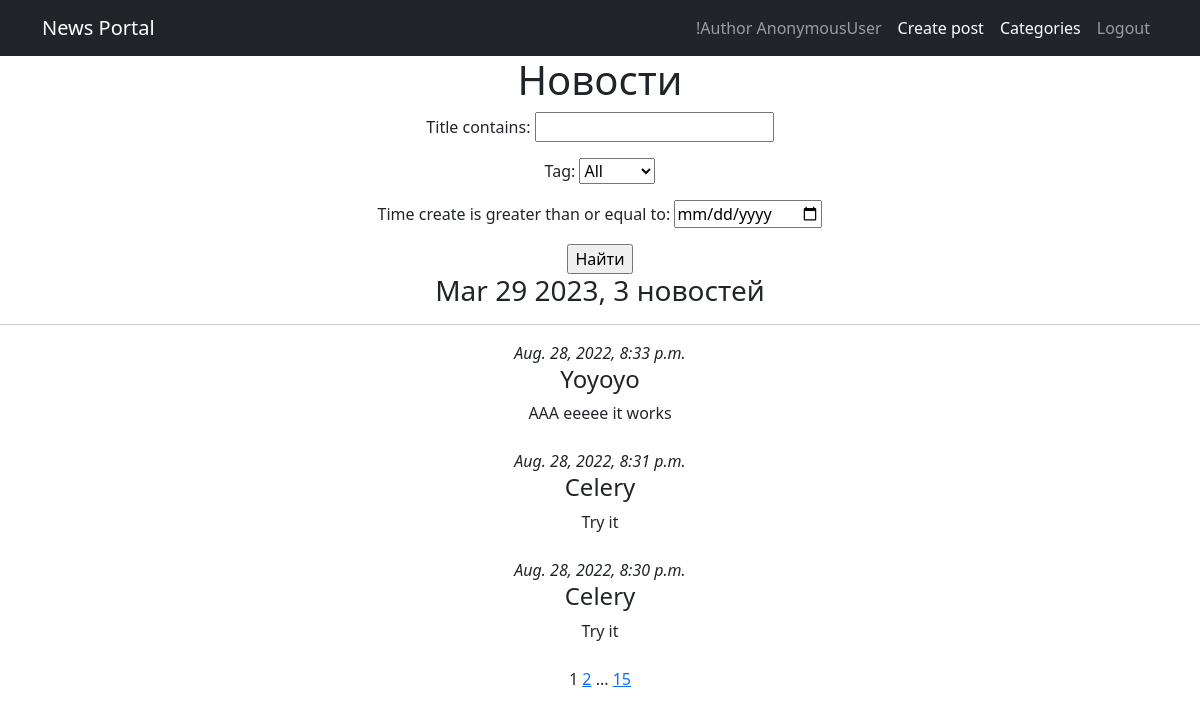
Page /news/search/ on the earlier database version.
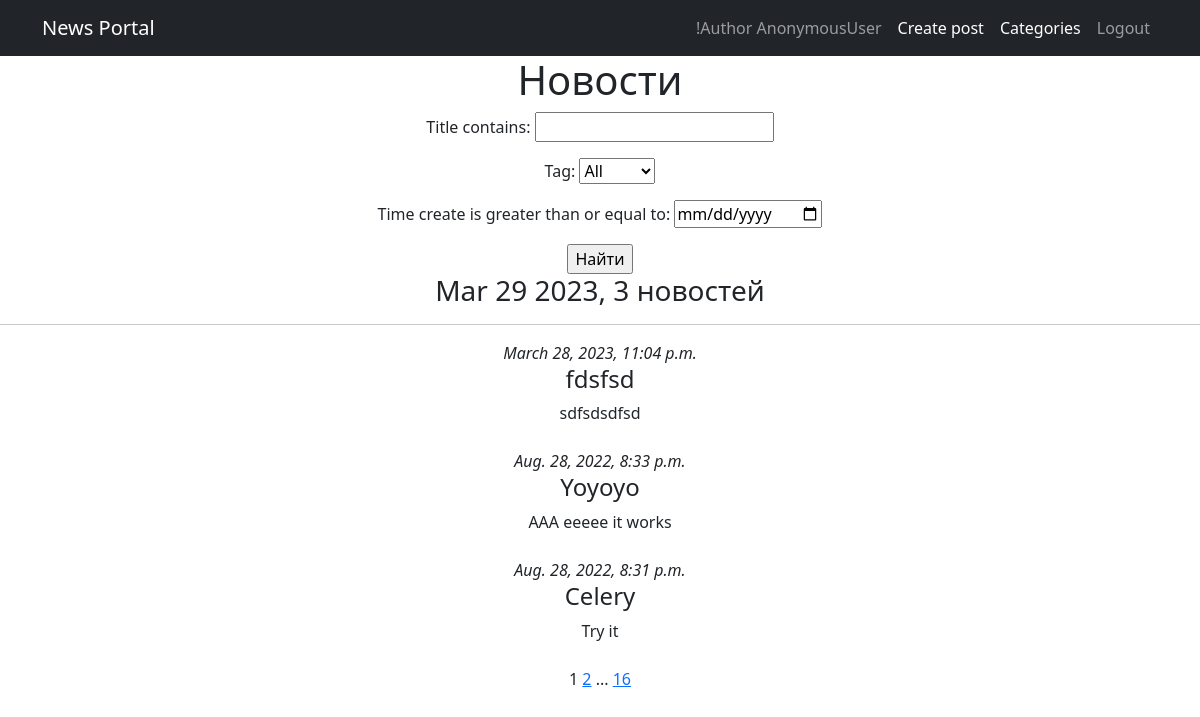
Same page on the later database version.
### news/models.py (models this page shows, shortened)
class Post(models.Model):
    article = 'AR'
    news = 'NW'
    POSTKINDS = [
        (article, 'Статья'),
        (news, 'Новость')
    ]
    author = models.ForeignKey('Author', on_delete=models.CASCADE, related_name='posts')
    category = models.ManyToManyField('Category', through='PostCategory')
    post_kind = models.CharField(max_length=2,
                                 choices=POSTKINDS,
                                 default=article)
    time_create = models.DateTimeField(auto_now=True)
    title = models.CharField(max_length=255)
    text = models.TextField()
    rating = models.IntegerField(default=0)

### news/views.py (the view)
# urls.py: path('search/', PostSearch.as_view(), name='post_search'),
class PostSearch(ListView):
    model = Post
    ordering = '-time_create'
    template_name = 'post_search.html'
    context_object_name = 'post_search'
    paginate_by = 3
    def get_queryset(self):
        queryset = super().get_queryset()
        self.filterset = PostFilter(self.request.GET, queryset)
        return self.filterset.qs
    def get_context_data(self, **kwargs):
        context = super().get_context_data(**kwargs)
        context['time_now'] = datetime.utcnow()
        context['filterset'] = self.filterset
        return context

### news/models.py (called while the page is built)
    def __str__(self):
        return f'{self.category_name}'

### news/templatetags/custom_filters.py (called while the page is built)
@register.filter()
def censor(text):
    if not type(text) == str:
        raise ValueError('Filter censor gets strings only.')
    censed_text = ''
    words = re.findall(r'[0-9]+|[A-z]+|[А-яё]+|\S| |', text)
    for word in words:
        if word.lower() in CENS_WORDS:
            word = word[0] + '*' * (len(word) - 2) + word[-1]
        censed_text += word
    return censed_text

### news/templatetags/custom_tags.py (called while the page is built)
@register.simple_tag(takes_context=True)
def url_replace(context, **kwargs):
    d = context['request'].GET.copy()
    for k, v in kwargs.items():
        d[k] = v
    return d.urlencode()

### templates/post_search.html (shortened to what this page needs)
{% extends 'flatpages/default.html' %}
{% load custom_filters %}
{% load custom_tags %}
{% block content %}
   <h1>Новости</h1>
   <form action="" method="get">
       {{ filterset.form.as_p }}
       <input type="submit" value="Найти" />
   </form>
   <h3>{{ time_now|date:'M d Y' }}, {{post_search|length}} новостей</h3>
   <hr>
   {% if post_search %}
       {% for post in post_search %}
            <i>{{ post.time_create }}</i>
            <h4>{{ post.title|censor }}</h4>
            {{ post.text|truncatewords:20|censor }}
       {% endfor %}
       {{ page_obj.number }}
       {% if page_obj.has_next %}
           <a href="?{% url_replace page=page_obj.next_page_number %}">{{ page_obj.next_page_number }}</a>
           {% if paginator.num_pages != page_obj.next_page_number %}
               ...
               <a href="?{% url_replace page=page_obj.paginator.num_pages %}">{{ page_obj.paginator.num_pages }}</a>
           {% endif %}
       {% endif %}
   {% else %}
       <h2>Ничего не нашлось</h2>
   {% endif %}
{% endblock content %}

Differences in the rows shown:
no longer on this page (row unchanged): Post: time_create "Aug. 28, 2022, 8:30 p.m.", title|censor "Celery", text|censor "Try it"
added Post: time_create "March 28, 2023, 11:04 p.m.", title|censor "fdsfsd", text|censor "sdfsdsdfsd"
Other differences:
{{ page_obj.paginator.num_pages }}: "15" → "16"
